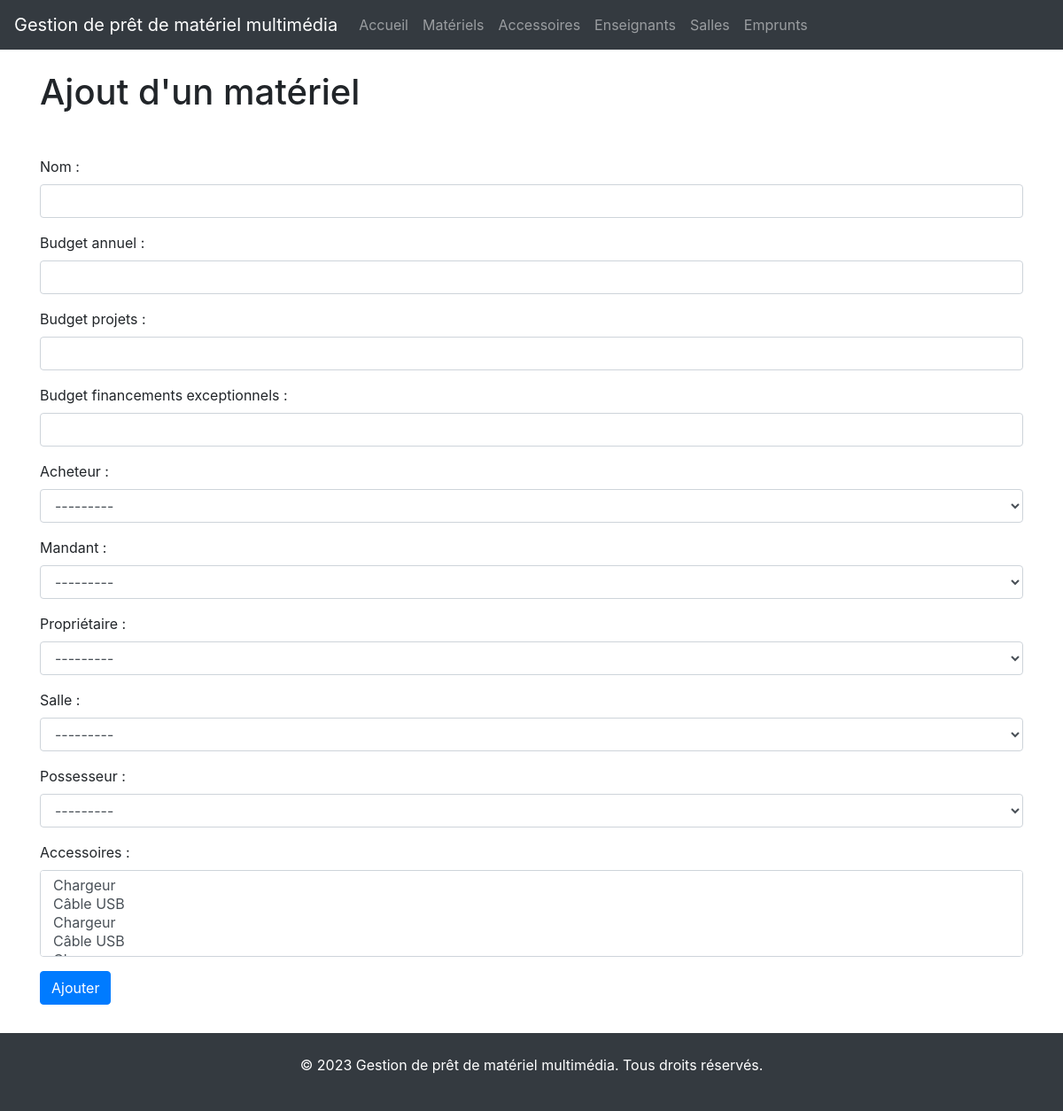
The app's page /materiels/ajouter/, older data.
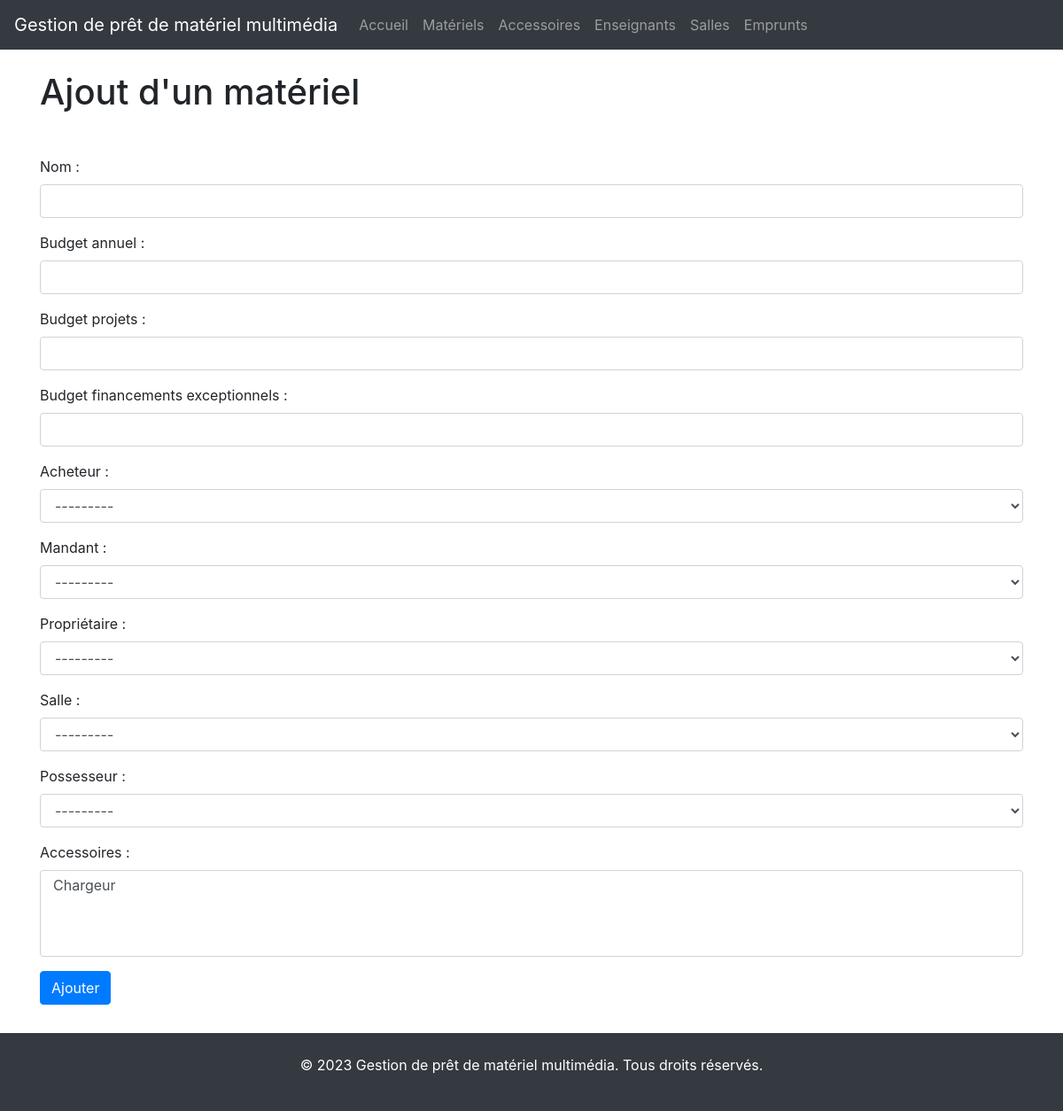
The same page, newer data.
### materiels/views.py (the view)
# urls.py: path('materiels/ajouter/', views.ajouter_materiel, name='ajouter_materiel'),
def ajouter_materiel(request):
    if request.method == 'POST':
        form = MaterielForm(request.POST)
        if form.is_valid():
            materiel = form.save(commit=False)
            nom = materiel.nom
            if Materiel.objects.filter(nom=nom).exists():
                form.add_error('nom', 'Ce matériel existe déjà.')
            else:
                possesseur = materiel.possesseur
                if possesseur is None:
                    salle, created = Salle.objects.get_or_create(numero='001')
                    materiel.salle = salle
                materiel.save()
                accessoires = form.cleaned_data.get('accessoires')
                if accessoires:
                    materiel.accessoires.set(accessoires)
                messages.success(request, "Matériel ajouté avec succès.")
                return redirect('materiels')
        else:
            messages.error(request, "Erreur lors de la saisie du formulaire.")
    else:
        form = MaterielForm()
    context = {
        'form': form,
    }
    return render(request, 'materiels/add.html', context)

### materiels/models.py (called while the page is built)
    def __str__(self):
        return self.nom

    def __str__(self):
        return self.numero

    def __str__(self):
        return self.nom

### templates/materiels/add.html (shortened to what this page needs)
{% extends 'base.html' %}
{% block content %}
    <h1>Ajout d'un matériel</h1>
<form method="POST" class="form mt-5">
  {{ form.as_p }}
  <button type="submit" class="btn btn-primary">Ajouter</button>
</form>
{% endblock %}

Row changes from the older to the newer data that the page shows:
changed Enseignant: nom "Pierre Dubois" → "Olivier Minne" (drawn)
Text that changed along with them:
form field accessoires: "Chargeur / Câble USB / Chargeur / Câble USB" → "Chargeur"
